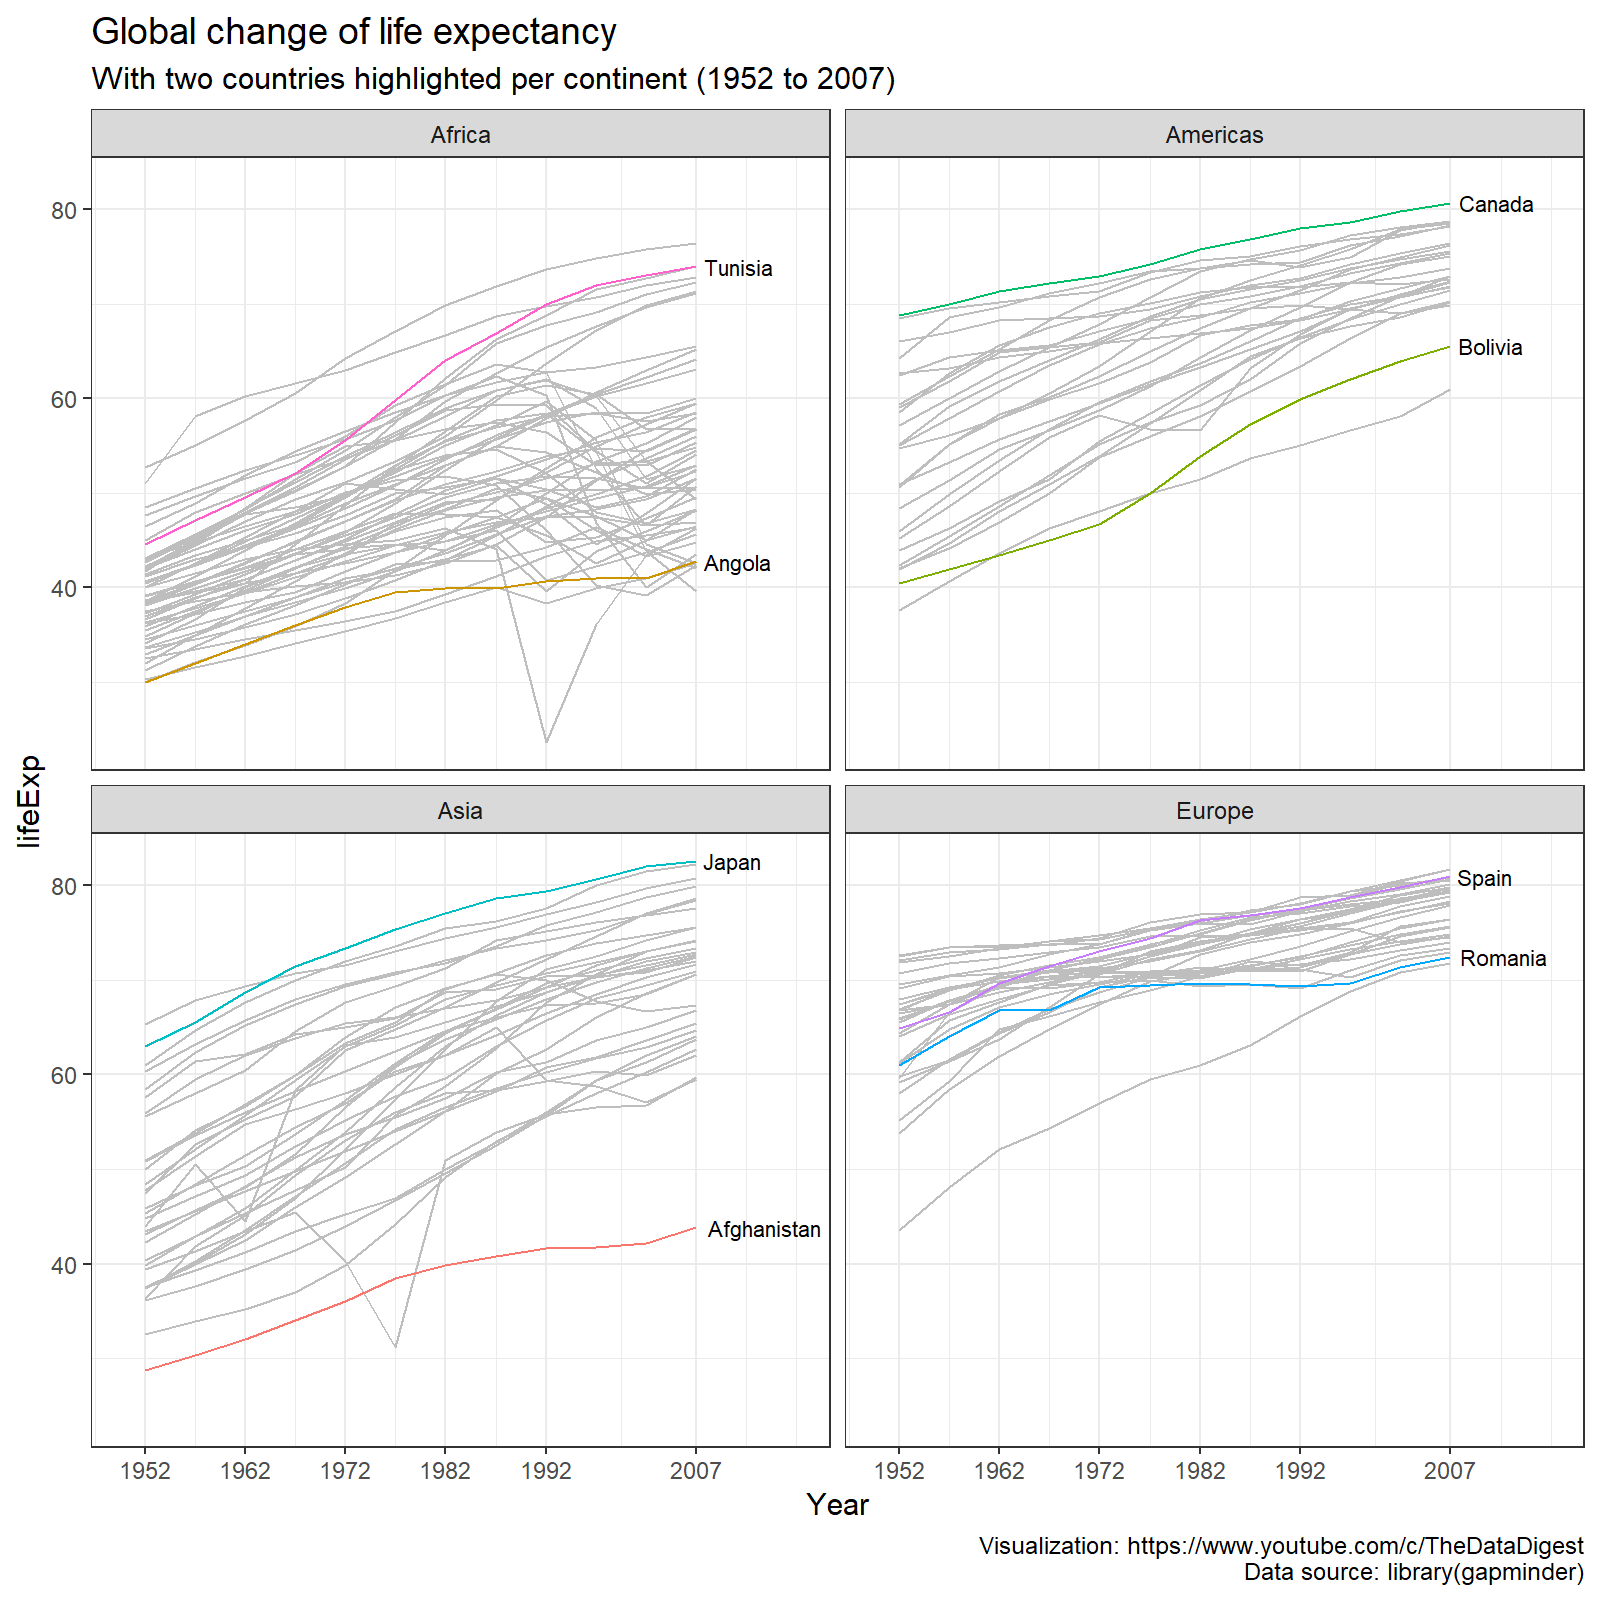

Recreate this plot in R.

## 30 day chart challenge 2022 ##

# Script by TheDataDigest 
# https://www.youtube.com/c/TheDataDigest
# https://github.com/TheDataDigest
# https://twitter.com/DigestData


## (1) Setup and loading packages ----
rm(list=ls())
setwd(dirname(rstudioapi::getActiveDocumentContext()$path))

library(tidyverse)
library(gapminder)


## (2) Loading the data and creating a subset for highlights ----
data(gapminder)

subset_df <- gapminder %>% 
  filter(country %in% c("Tunisia", "Angola", "Canada", "Bolivia", "Japan", "Afghanistan", "Spain", "Romania"))


## (3) Creating final chart ----
final_chart <- gapminder %>% filter(continent != "Oceania") %>% 
  ggplot(aes(x = year, y = lifeExp, group = country)) +
  geom_line(color = "grey") +
  geom_line(data = subset_df, aes(x = year, y = lifeExp, color = country)) + 
  geom_text(data = subset_df %>% filter(year == 2007), 
            aes(x = year, y = lifeExp, label = country), 
            size = 2.8, nudge_x = 0.1, hjust = -0.1) + 
  facet_wrap(~ continent) +
  theme_bw() +
  scale_x_continuous(limits = c(1950, 2017), labels = c(1952, 1962, 1972, 1982, 1992, 2007),
                     breaks = c(1952, 1962, 1972, 1982, 1992, 2007)) + 
  theme(legend.position = "none") +
  labs(x = "Year", "Life expectancy in years", title = "Global change of life expectancy",
       subtitle = "With two countries highlighted per continent (1952 to 2007)", 
       caption = "Visualization: https://www.youtube.com/c/TheDataDigest\nData source: library(gapminder)")


## (4) Save png, pdf ----
# save as PNG
ggsave(path = getwd(), filename = "19_global_change.png", 
       plot = final_chart, device = png,  
       width = 8, height = 8, units = "in", dpi = 200)

# save as PDF
ggsave(path = getwd(), filename = "19_global_change.pdf", 
       plot = final_chart, device = cairo_pdf,  
       width = 8, height = 8, units = "in")
